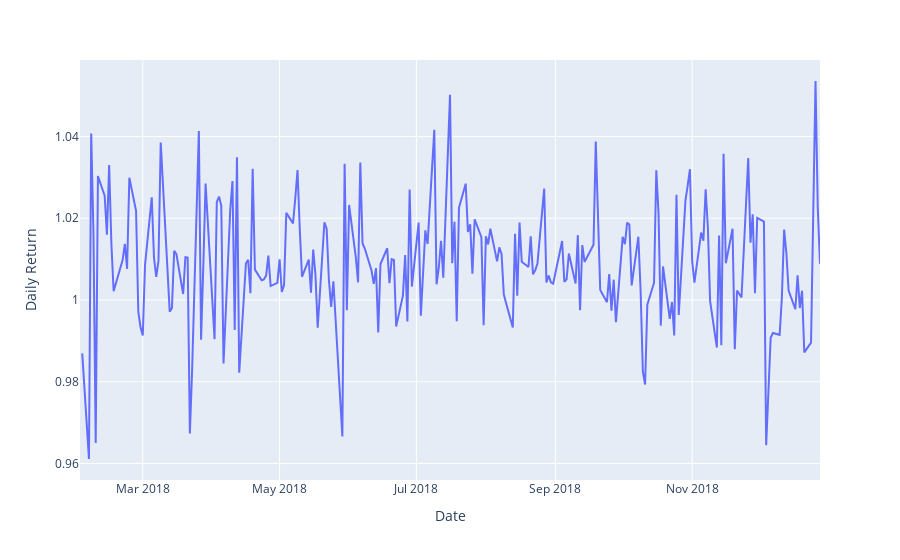

Notebook source saved alongside this figure:
### Code cell
df['Daily Return'] = df['Adj Close']/(df['Adj Close'].shift(1)-1)
fig = px.line(df, x=df['Date'], y=df['Daily Return'])
fig.show()

### Figure 1 — Plotly figure (JSON) as saved in the notebook; plotly's stock layout.template omitted (floating-point values rounded to 4 significant figures; data arrays with more than 128 entries replaced by an {"elided": "..."} marker saying what was removed)
{"data": [{"hovertemplate": "Date=%{x}<br>Daily Return=%{y}<extra></extra>", "legendgroup": "", "line": {"color": "#636efa", "dash": "solid"}, "mode": "lines", "name": "", "orientation": "v", "showlegend": false, "type": "scatter", "x": {"elided": "229 str values"}, "xaxis": "x", "y": {"elided": "229 float values"}, "yaxis": "y"}], "layout": {"legend": {"tracegroupgap": 0}, "margin": {"t": 60}, "xaxis": {"anchor": "y", "domain": [0, 1], "title": {"text": "Date"}}, "yaxis": {"anchor": "x", "domain": [0, 1], "title": {"text": "Daily Return"}}}}
